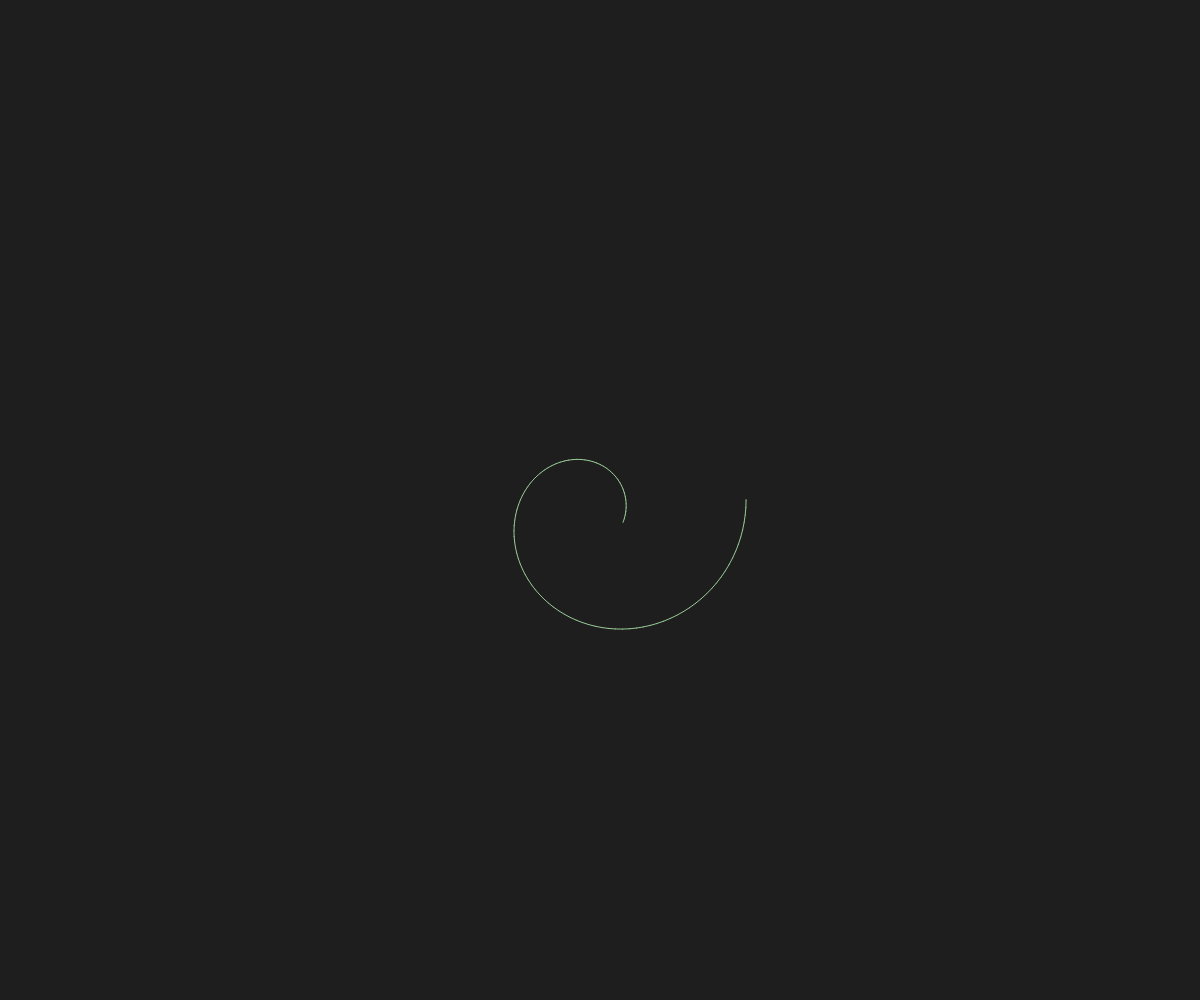
Frame 1 (no input)
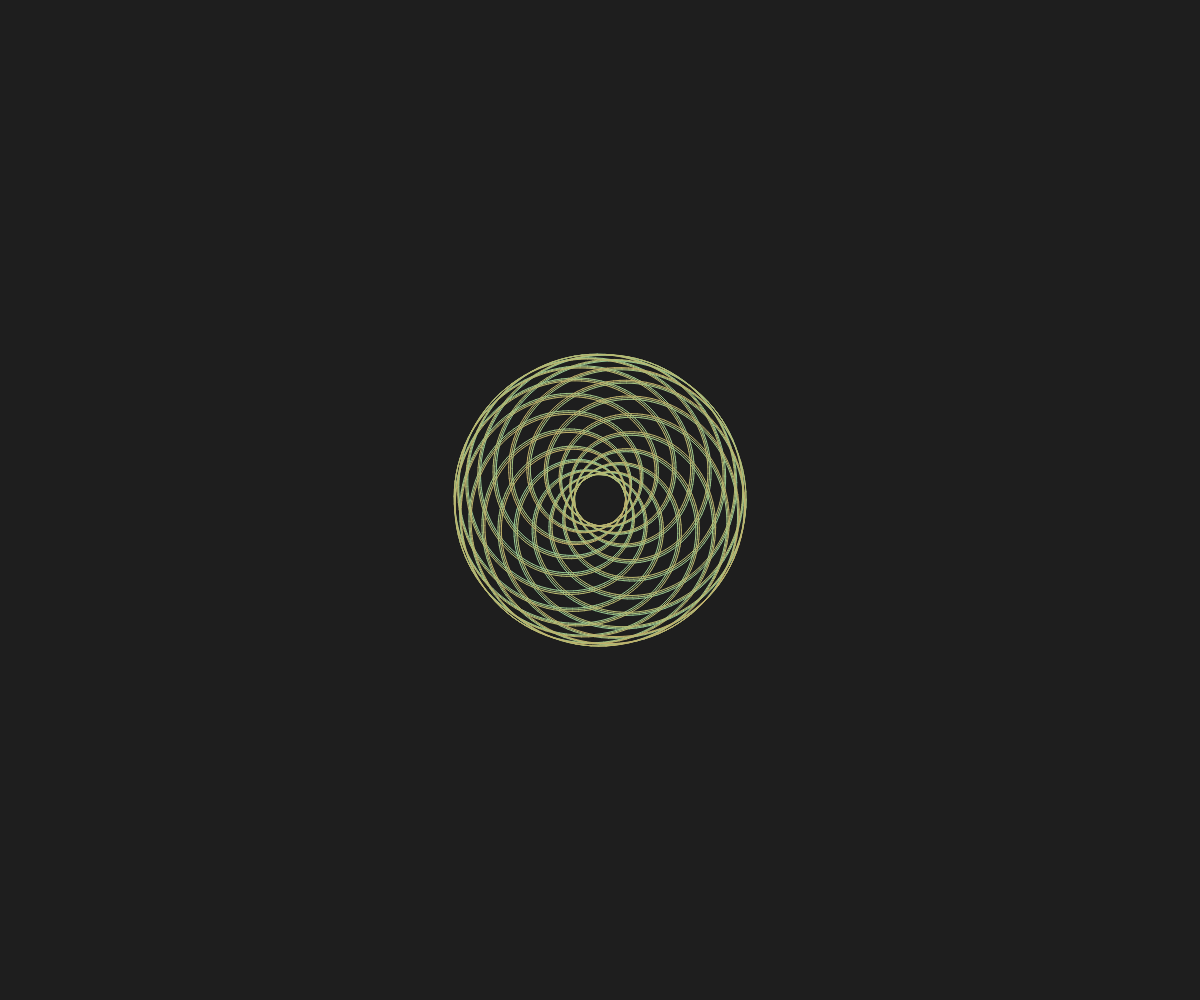
Frame 60 (no input)
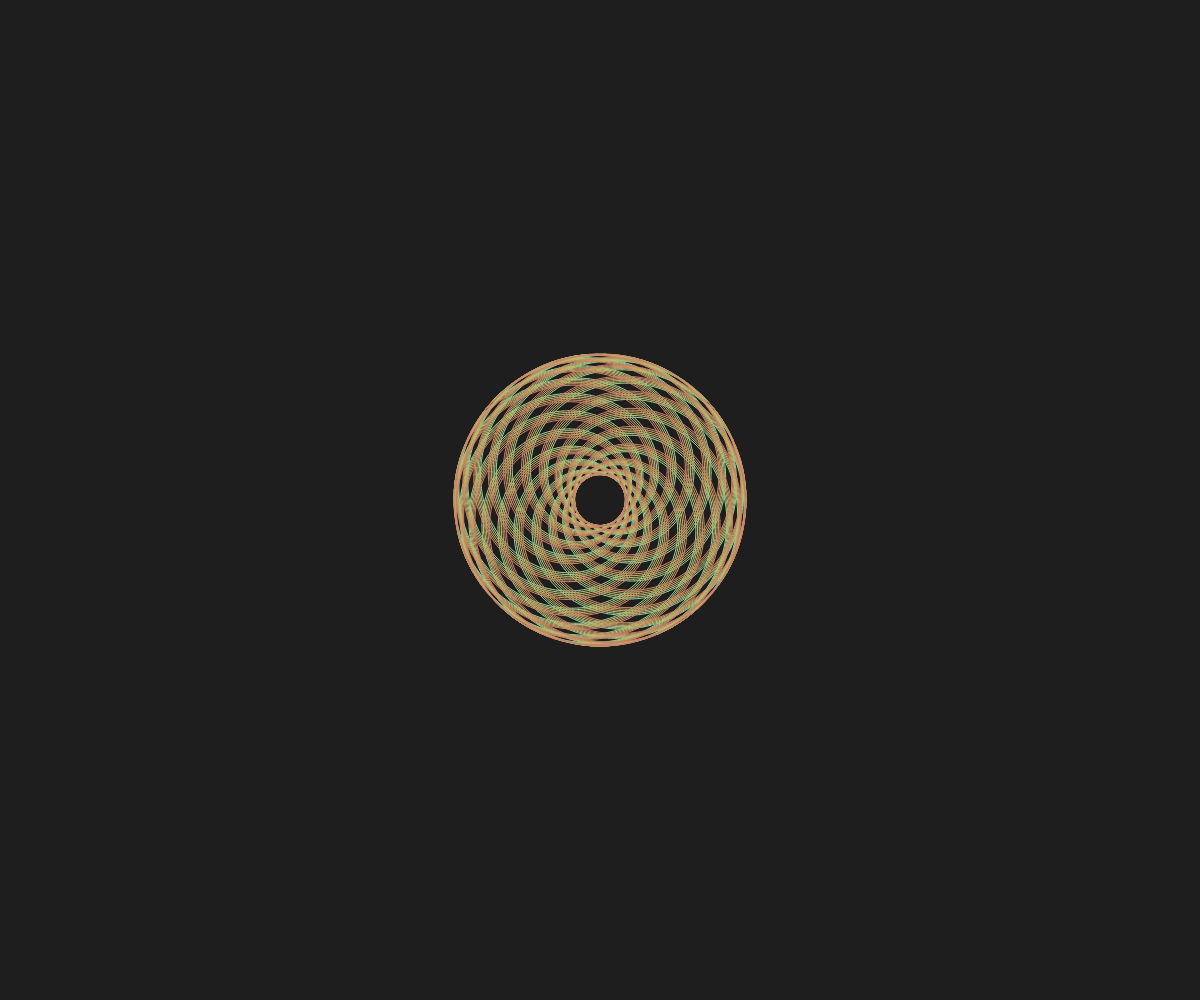
Frame 120 (the mouse pressed at the canvas centre since frame 60)

The p5.js sketch that drew these frames (run headless with seeded random() and noise() and a simulated clock; from frame 60 on, the mouse is pressed at the canvas centre):

// p5.js sketch
// ── sketch.js
var r1;
var r2;
var a1 = 0;
var a2 = 0;

var a1Increment = 1;
var a2Increment = 5;

var prevX;
var prevY;

function setup() {
    createCanvas(windowWidth, windowHeight);
    background(30);  
    angleMode(DEGREES);

    r1 = random(50, 100);
    r2 = random(50, 100);
    a1Increment = random(0.1, 5)
    a2Increment = random(0.1, 5)
}

function draw() {
    translate(width / 2, height / 2);
    stroke(255);
    for (let i = 0; i < 100; i++) {
        var x1 = r1 * cos(a1);
        var y1 = r1 * sin(a1);
         
        var x2 = x1 + r2 * cos(a2);
        var y2 = y1 + r2 * sin(a2);
        
        var r = map(sin(frameCount), -1, 1, 100, 200);
        var g = map(cos(frameCount), -1, 1, 100, 200);
        var b = map(sin(frameCount), -1, 1, 200, 100);

        stroke(r, g, b);

        line(prevX, prevY, x2, y2);
        
        prevX = x2;
        prevY = y2;
        
        a1 += a1Increment;
        a2 += a2Increment;
    }
}
